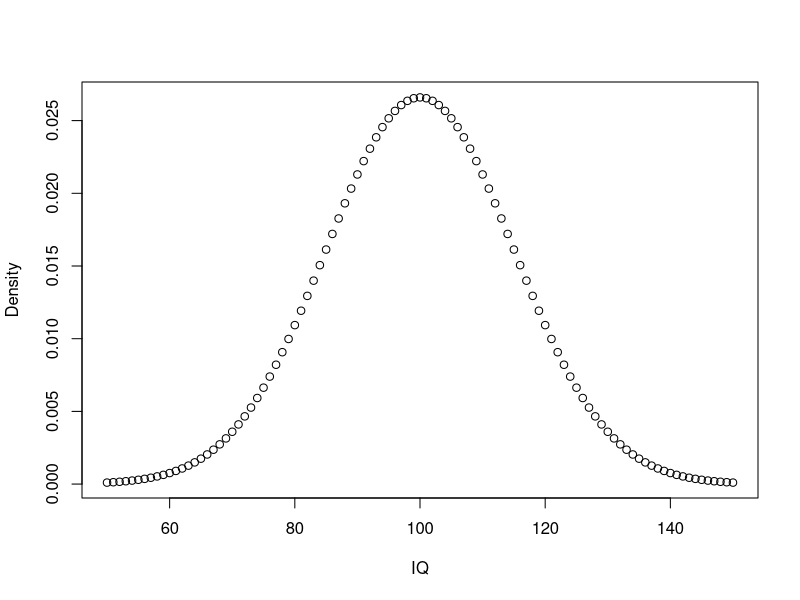
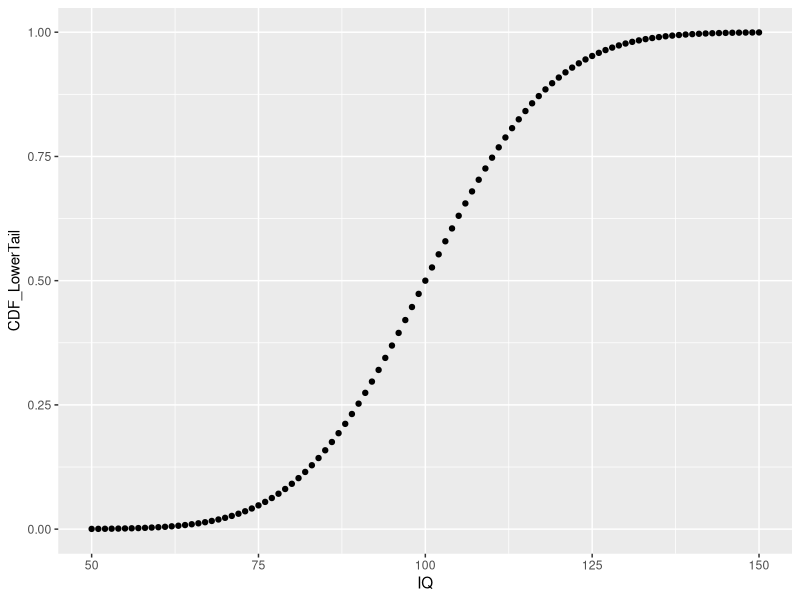
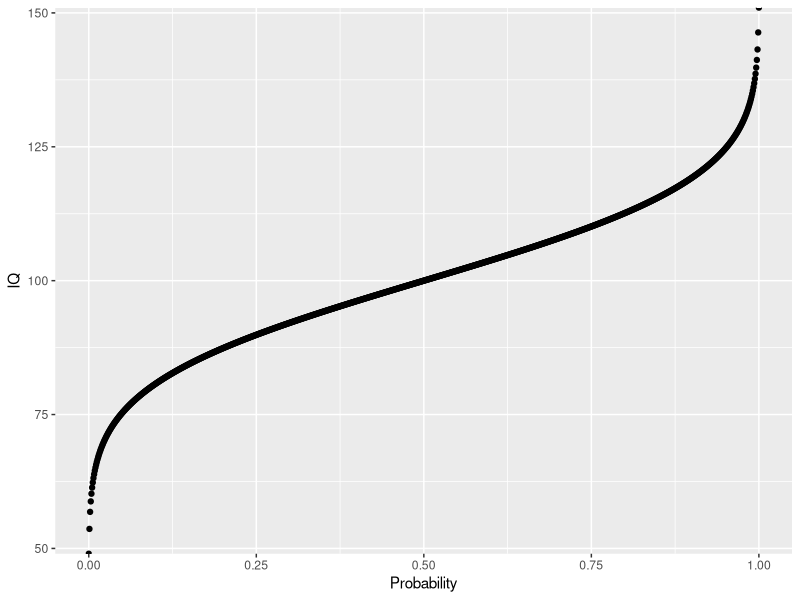
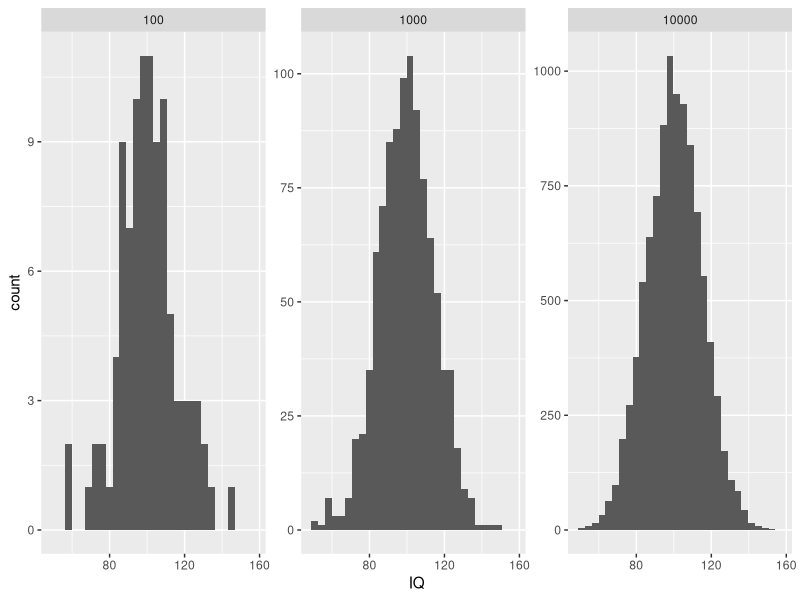
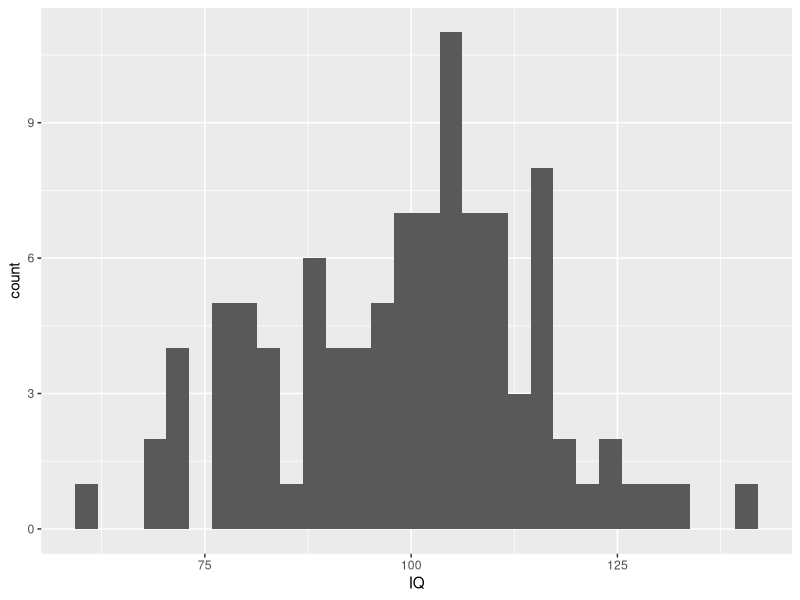

The R script that drew these images, in order:
## ---- chunk 1
library(knitr)
knitr::opts_chunk$set(echo = TRUE)
hook_output <- knit_hooks$get("output")
knit_hooks$set(output = function(x, options) {
  lines <- options$output.lines
  if (is.null(lines)) {
    return(hook_output(x, options)) # pass to default hook
  }
  x <- unlist(strsplit(x, "\n"))
  more <- "..."
  if (length(lines) == 1) { # first n lines
    if (length(x) > lines) {
      # truncate the output, but add ....
      x <- c(head(x, lines), more)
    }
  } else {
    x <- c(more, x[lines], more)
  }
  # paste these lines together
  x <- paste(c(x, ""), collapse = "\n")
  hook_output(x, options)
})
## ---- chunk 2
Count <- c(1, 2, 3, 4, 5)
Count
class(Count)
typeof(Count)
Count.int <- c(1L, 2L, 3L, 4L, 5L)
class(Count.int)
typeof(Count.int)
## ---- chunk 3
Colors <- c("Red", "Green", "Blue")
class(Colors)

Colors.f <- factor(c("Red", "Green", "Blue"))
class(Colors.f)
## ---- chunk 4
sex <- factor(c("male", "female", "female", "male"))
levels(sex)
## ---- chunk 5
levels(sex)
nlevels(sex)
## ---- chunk 6
TFR.f <- factor(c("low", "high", "medium", "high", "low", "medium", "high"))
typeof(TFR.f)
class(TFR.f)
TFR.f
levels(TFR.f)

TFR.f1 <- factor(TFR.f, levels = c("low", "medium", "high"))
levels(TFR.f1)
## ---- chunk 7
TFR.f1 <- factor(TFR.f, levels = c("low", "medium", "high"), ordered = TRUE)
min(TFR.f1)
max(TFR.f1)
## ---- chunk 8
school_loc <- read.csv("school_loc.csv")
# summary(school_loc)
str(school_loc)
# From the output, we can see that R stores the states as characters.
school_loc$STATE <- factor(school_loc$STATE)
# Let's check again. You can see that STATE is now stored as factors in R.
str(school_loc)
# View(school_loc)
levels(school_loc$STATE)
school_loc$STATE
# summary(school_loc)
## ---- chunk 9
table(school_loc$STATE)
## ---- chunk 10
?dnorm
dnorm(0:10, mean = 0, sd = 1, log = FALSE)
## ---- chunk 11
sample.range <- 50:150
iq.mean <- 100
iq.sd <- 15

# This returns the density, NOT the values for IQ
iq.dist <- dnorm(sample.range, mean = iq.mean, sd = iq.sd)
iq.df <- data.frame("IQ" = sample.range, "Density" = iq.dist)
View(iq.df)
plot(iq.df)
## ---- chunk 12
pp <- function(x) {
  print(paste0(round(x * 100, 3), "%"))
}

# ?paste0

# likelihood of IQ == 140?
pp(iq.df$Density[iq.df$IQ == 140])

# likelihood of IQ >= 140?
pp(sum(iq.df$Density[iq.df$IQ >= 140]))

# likelihood of 50 < IQ <= 90?
pp(sum(iq.df$Density[iq.df$IQ <= 90]))

# What does this code do?
pp(sum(iq.df$Density[iq.df$IQ <= 100]) + sum(iq.df$Density[iq.df$IQ > 100]))
## ---- chunk 13
cdf <- pnorm(sample.range, iq.mean, iq.sd)
cdf
?pnorm
iq.df <- cbind(iq.df, "CDF_LowerTail" = cdf)
# Can you explain what this code above is doing?
View(iq.df)

library(ggplot2)
ggplot(iq.df, aes(x = IQ, y = CDF_LowerTail)) +
  geom_point()
## ---- chunk 14
# likelihood of IQ <= 140?
# notice here we using == signs
pp(iq.df$CDF_LowerTail[iq.df$IQ == 140])

# likelihood of 50 < IQ <= 90?
pp(iq.df$CDF_LowerTail[iq.df$IQ == 90])

# set lower.tail to FALSE to obtain P[X >= x]
cdf <- pnorm(sample.range, iq.mean, iq.sd, lower.tail = FALSE)
iq.df <- cbind(iq.df, "CDF_UpperTail" = cdf)
View(iq.df)
# Probability for IQ >= 140? same value as before using dnorm!
pp(iq.df$CDF_UpperTail[iq.df$IQ == 140])
## ---- chunk 15
# input to qnorm is a vector of probabilities
prob.range <- seq(0, 1, 0.001)
# prob.range
# ?seq

icdf.df <- data.frame("Probability" = prob.range, "IQ" = qnorm(prob.range, iq.mean, iq.sd))
View(icdf.df)
ggplot(icdf.df, aes(x = Probability, y = IQ)) +
  geom_point()
## ---- chunk 16
# Using the quantile function, we can answer quantile-related questions:
# what is the 25th IQ percentile? (Q1)
print(icdf.df$IQ[icdf.df$Probability == 0.25])

# What is the 50th IQ percentile? (median or Q2)
# It's also the mean in normal distributions.
print(icdf.df$IQ[icdf.df$Probability == 0.5])

# what is the 75th IQ percentile? (Q3)
print(icdf.df$IQ[icdf.df$Probability == 0.75])

# note: this is the same results as from the quantile function
quantile(icdf.df$IQ)

# what is the 90th IQ percentile?
print(icdf.df$IQ[icdf.df$Probability == 0.9])
## ---- chunk 17
# fix random seed for reproducibility
set.seed(1234)

?rnorm
obs <- rnorm(n = 100, iq.mean, iq.sd)
mean(obs)
obs

## More Advanced Content:
## Don't worry if the code below does not totally make sense so far.
# law of large numbers: mean will approach expected value for large N
n.samples <- c(100, 1000, 10000)
my.df <- do.call(rbind, lapply(
  n.samples,
  function(x) {
    data.frame(
      "SampleSize" = x,
      "IQ" = rnorm(x, iq.mean, iq.sd)
    )
  }
))
# show one facet per random sample of a given size
ggplot() +
  geom_histogram(data = my.df, aes(x = IQ)) +
  facet_wrap(. ~ SampleSize, scales = "free_y")

# note: we can also implement our own sampler using the densities
my.sample <- sample(iq.df$IQ, 100, prob = iq.df$Density, replace = TRUE)
my.sample.df <- data.frame("IQ" = my.sample)
ggplot(my.sample.df, aes(x = IQ)) +
  geom_histogram()
## ---- chunk 18
pnorm(0)
?pnorm
## ---- chunk 19
pnorm(1.96, lower.tail = TRUE)
pnorm(1.96, lower.tail = FALSE)
## ---- chunk 20
dnorm(0:10, mean = 0, sd = 1, log = FALSE)
## ---- chunk 21
qnorm(0.025)
## ---- chunk 22
qnorm(0.975)
## ---- chunk 23
qnorm(.975, 20, 1.65)
## ---- chunk 24
mean(rnorm(1:1000, 0.05, 0.5))
## ---- chunk 25
names(school_loc)
## ---- chunk 26
rownames(school_loc)
## ---- chunk 27
colnames(school_loc)
## ---- chunk 28
dimnames(school_loc)[1]
dim(school_loc)
## ---- chunk 29
dimnames(school_loc)[2]
## ---- chunk 30
x <- sample(1:100000, 2000)
quantile(x, probs = seq(0, 1, 0.25), na.rm = FALSE, names = TRUE)
?quantile
## ---- chunk 31
df <- longley
s <- summary(df)
s
# You can simply use indices to access each element like this:
s[7]
typeof(s)
## ---- chunk 32
lm <- lm(Unemployed ~ Population, data = df)
lm
## ---- chunk 33
str(lm)
## ---- chunk 34
summary(lm)
## ---- chunk 35
lm$coefficients
lm$residuals
lm$coefficients[1]
lm$coefficients[[1]]
